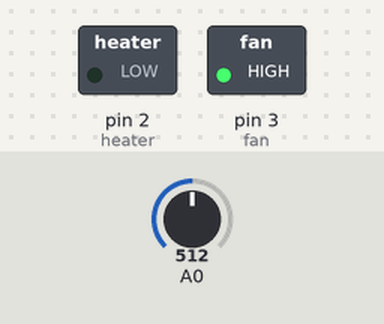
The sketch below on a simulated Arduino Uno, built with avr-gcc and run on an emulated ATmega328P. Parts: switched loads named in the sketch (green lamp = pin HIGH). Inputs (shaded band) come from the test bench; at power-on: A0 = 512.

Above: at 1.8 s.
1.9 s: A0 set to 835
3.4 s: A0 set to 853
At 5.1 s:
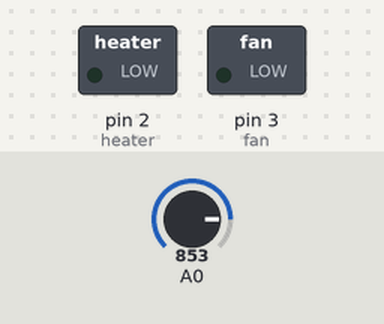
5.5 s: A0 set to 900
At 6.7 s:
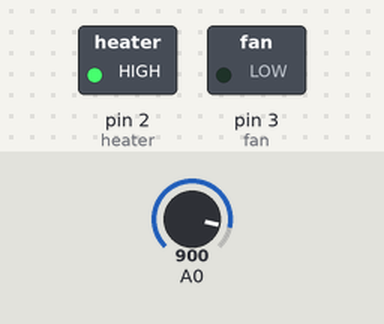
7.5 s: A0 set to 716
At 9.2 s:
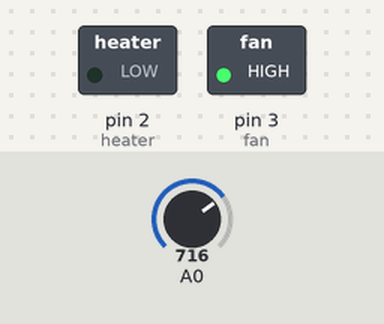
9.5 s: A0 set to 1023
At 11.0 s:
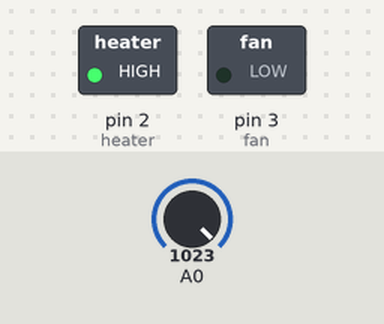
Timing chart, 0 to 12.5 s (numbered marks = the images above; inputs shaded):
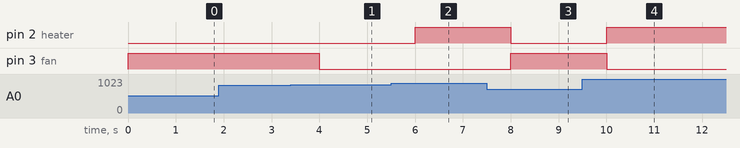

The sketch:

ambient_temp_control.ino
```cpp
const int heater = 2, fan = 3;
int Ro = 50, B =  3950, Rseries = 10;
float To = 298.15;
int optimum = 25, variation = 2;
void setup() {
  pinMode(heater, OUTPUT);
  pinMode(fan, OUTPUT);
}

void loop() {
  float Vi = analogRead(A0) * (5.0 / 1023.0);
  float R = (Vi * Rseries) / (5 - Vi);
  float T =  1 / ((1 / To) + ((log(R / Ro)) / B));
  float Tc = T - 273.15;
  //For optimum temperature 25 and variation 2.
  //Heater control
  if (Tc <= (optimum - variation)) {
    //Below or equal 23 : heater ON
    digitalWrite(heater, HIGH);
  } else if (Tc >= optimum) {
    //Above or equal to 25 : heater OFF
    digitalWrite(heater, LOW);
  }
  //Fan control
  if (Tc >= (optimum + variation)) {
    //Above or equal to 27 : fan ON
    digitalWrite(fan, HIGH);
  } else if (Tc <= optimum) {
    //Below or equal to 25 : fan OFF
    digitalWrite(fan, LOW);
  }
  delay(1000);
}
```

Measured:
- the behaviour switches between 852 and 853 on A0 (found by bisection; images 0 and 1)
- after the input at 1.9 s, every drawn part: stays the same
- after the input at 3.4 s, pin 3 (fan): HIGH → LOW after 0.60 s
- after the input at 5.5 s, pin 2 (heater): LOW → HIGH after 0.50 s
- after the input at 7.5 s, pin 2 (heater): HIGH → LOW after 0.50 s; pin 3 (fan): LOW → HIGH after 0.50 s
- after the input at 9.5 s, pin 2 (heater): LOW → HIGH after 0.51 s; pin 3 (fan): HIGH → LOW after 0.51 s
